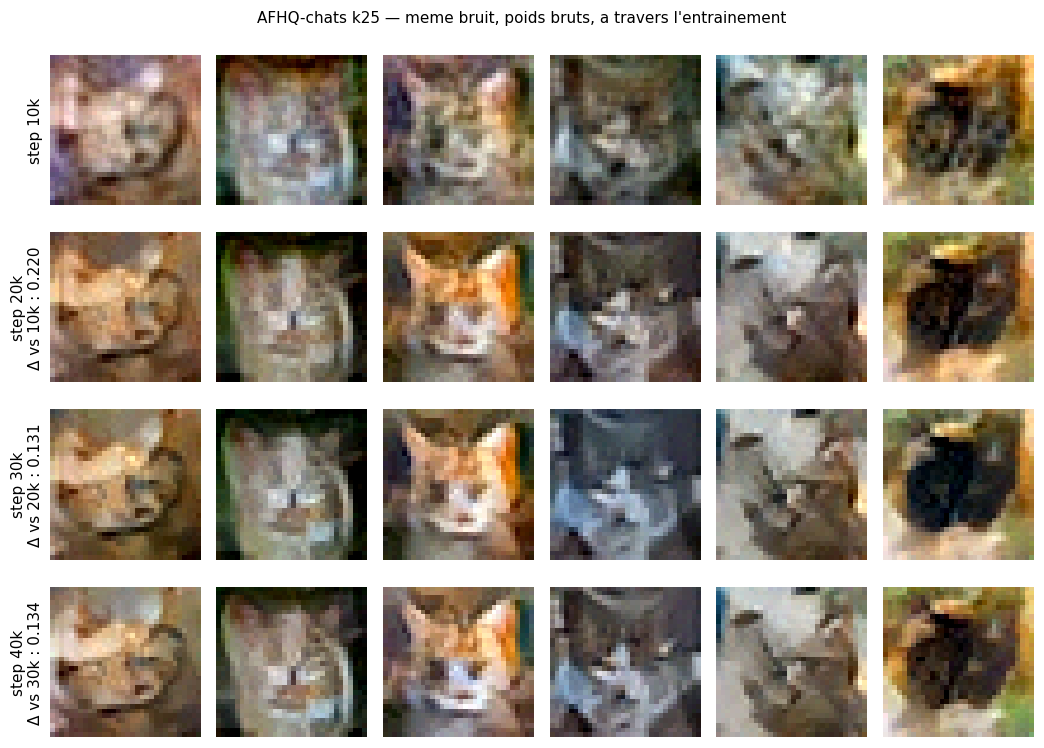

Write the Python code that produced this figure.
# -*- coding: utf-8 -*-
"""
progress_afhq_k25.py
Repond a la question "est-ce que ca va converger vers de belles images avec plus
de pas ?" par deux mesures, sur le run AFHQ-chats k25 :

1. PROGRESSION (progress_afhq_k25.png)
   Meme bruit initial echantillonne depuis chaque checkpoint archive
   (10k, 20k, 30k, 40k...), poids BRUTS. Une ligne par checkpoint : on lit
   directement la vitesse a laquelle la qualite bouge encore. Si les lignes
   30k et 40k sont quasi identiques, le budget de steps n'est plus le facteur
   limitant (c'est l'archi), et prolonger ne servira a rien.

   On quantifie ce que l'oeil voit avec la distance L2 moyenne entre lignes
   consecutives (meme bruit -> la difference vient des poids seuls).

2. MEMORISATION (nn_afhq_k25.png)
   Avec 5 653 images d'entrainement, "de belles images" peut vouloir dire
   "des copies du train". Pour chaque echantillon du dernier checkpoint on
   affiche le plus proche voisin L2 dans le train, avec la distance. Une
   distance NN qui s'effondre = memorisation, pas generalisation
   (cf. serie ELS / Kamb).

Usage
-----
    CUDA_VISIBLE_DEVICES=0 python progress_afhq_k25.py
    CUDA_VISIBLE_DEVICES=0 python progress_afhq_k25.py --n 8 --steps 200

Duree : ~40 s par checkpoint (n=6, 100 steps Euler) sur un 2080 Ti partage.
"""

import argparse
import glob
import os
import re

import torch
import matplotlib
matplotlib.use("Agg")
import matplotlib.pyplot as plt

from compute_fid_cifar10 import CHANNELS, IMG_SIZE
from sample_checkpoint import resolve_checkpoint, generate_from_weights, _to_img

RUN_DIR = "results_afhq32/ConvScCP_UNN_rgb_k25_K10_ic256_L1_LFO"
TRAIN_CACHE = "./data/afhq_cat32_train.pt"


def find_checkpoints(run_dir):
    """Checkpoints archives tries par step, + latest.pt s'il est plus avance."""
    ckpts = []
    for path in glob.glob(os.path.join(run_dir, "ckpt_step_*.pt")):
        m = re.search(r"ckpt_step_(\d+)\.pt$", path)
        if m:
            ckpts.append((int(m.group(1)), path))
    ckpts.sort()

    latest = os.path.join(run_dir, "latest.pt")
    if os.path.exists(latest):
        # latest.pt bouge pendant l'entrainement : on ne l'ajoute que s'il est
        # STRICTEMENT plus avance que la derniere archive, sinon c'est un doublon.
        step = torch.load(latest, map_location="cpu", weights_only=False).get("step", -1)
        if not ckpts or step > ckpts[-1][0]:
            ckpts.append((step, latest))
    return ckpts


@torch.no_grad()
def nearest_neighbours(samples, train, device, chunk=512, skip_idx=None):
    """Pour chaque echantillon, (indice, distance L2) du plus proche voisin du train.

    Distances en pixels [-1,1], moyennees par pixel (RMSE) pour etre lisibles
    independamment de la resolution.

    skip_idx : indices train a masquer, un par echantillon. Indispensable quand
    les sondes SONT des images du train (baseline) : sinon chacune se retrouve
    elle-meme a distance 0 et la baseline ne veut rien dire.
    """
    s = samples.to(device).flatten(1)
    best_d = torch.full((len(s),), float("inf"), device=device)
    best_i = torch.zeros(len(s), dtype=torch.long, device=device)
    d = s.shape[1]
    for start in range(0, len(train), chunk):
        block = train[start:start + chunk].to(device).flatten(1)
        dist = torch.cdist(s, block) / (d ** 0.5)          # RMSE par pixel
        if skip_idx is not None:
            local = skip_idx.to(device) - start
            hit = (local >= 0) & (local < block.shape[0])
            if hit.any():
                dist[hit.nonzero(as_tuple=True)[0], local[hit]] = float("inf")
        m, idx = dist.min(dim=1)
        upd = m < best_d
        best_d[upd] = m[upd]
        best_i[upd] = idx[upd] + start
    return best_i.cpu(), best_d.cpu()


def main():
    p = argparse.ArgumentParser(description="Progression + memorisation du run AFHQ k25.")
    p.add_argument("--run-dir", type=str, default=RUN_DIR)
    p.add_argument("--n", type=int, default=6, help="Images par checkpoint.")
    p.add_argument("--steps", type=int, default=100, help="Steps Euler.")
    p.add_argument("--seed", type=int, default=0)
    p.add_argument("--device", type=str, default="cuda:0")
    p.add_argument("--out-progress", type=str, default="progress_afhq_k25.png")
    p.add_argument("--out-nn", type=str, default="nn_afhq_k25.png")
    args = p.parse_args()

    device = torch.device(args.device)
    ckpts = find_checkpoints(args.run_dir)
    if not ckpts:
        raise FileNotFoundError(f"aucun checkpoint dans {args.run_dir}")
    print(f"{len(ckpts)} checkpoints : {[s for s, _ in ckpts]}", flush=True)

    # meme bruit initial partout -> toute difference vient des poids
    g = torch.Generator(device="cpu").manual_seed(args.seed)
    x0 = torch.randn(args.n, CHANNELS, IMG_SIZE, IMG_SIZE, generator=g).to(device)

    rows, model = [], None
    for step, path in ckpts:
        ckpt = torch.load(path, map_location="cpu", weights_only=False)
        if model is None:
            model, is_unet, name, keys = resolve_checkpoint(ckpt, device)
            print(f"{name} | {sum(q.numel() for q in model.parameters())/1e6:.2f}M params",
                  flush=True)
        print(f"  step {step:,} ...", flush=True)
        imgs, _ = generate_from_weights(ckpt, "raw", model, is_unet, keys, x0,
                                        "euler", args.steps, device)
        rows.append((step, imgs.cpu()))
        del ckpt

    # --- figure 1 : progression ---------------------------------------------
    nrow, ncol = len(rows), args.n
    fig, axes = plt.subplots(nrow, ncol, figsize=(1.6 * ncol, 1.75 * nrow), squeeze=False)
    deltas = []
    for r, (step, imgs) in enumerate(rows):
        arr = _to_img(imgs)
        for c in range(ncol):
            axes[r, c].imshow(arr[c])
            axes[r, c].axis("off")
        label = f"step {step//1000}k"
        if r > 0:
            # ecart pixel moyen avec le checkpoint precedent (meme bruit)
            d = (imgs - rows[r - 1][1]).pow(2).mean().sqrt().item()
            deltas.append((rows[r - 1][0], step, d))
            label += f"\nΔ vs {rows[r-1][0]//1000}k : {d:.3f}"
        axes[r, 0].set_ylabel(label)
        axes[r, 0].axis("on")
        axes[r, 0].set_xticks([]); axes[r, 0].set_yticks([])
        for sp in axes[r, 0].spines.values():
            sp.set_visible(False)
    fig.suptitle("AFHQ-chats k25 — meme bruit, poids bruts, a travers l'entrainement",
                 fontsize=10)
    plt.tight_layout()
    plt.savefig(args.out_progress, dpi=110, bbox_inches="tight")
    plt.close(fig)
    print(f"\n  -> {args.out_progress}", flush=True)
    print("\n  ecart RMSE entre checkpoints consecutifs (meme bruit) :", flush=True)
    for a, b, d in deltas:
        print(f"    {a:>6,} -> {b:>6,} : {d:.4f}", flush=True)

    # --- figure 2 : plus proches voisins du train ---------------------------
    if not os.path.exists(TRAIN_CACHE):
        print(f"[!] {TRAIN_CACHE} absent -> check memorisation saute.", flush=True)
        return
    d = torch.load(TRAIN_CACHE)
    train = d["data"].float().div(127.5).sub(1.0)
    last_step, last_imgs = rows[-1]
    idx, dist = nearest_neighbours(last_imgs, train, device)

    # baseline : distance d'une VRAIE image de train a l'image de train la plus
    # proche AUTRE QU'ELLE-MEME (skip_idx) -> l'echelle de ce qu'est une distance
    # "normale" dans ce dataset. Sans ce masque la baseline vaut 0 (auto-match).
    n_base = min(256, len(train))
    pidx = torch.randperm(len(train))[:n_base]
    _, base = nearest_neighbours(train[pidx], train, device, skip_idx=pidx)

    fig, axes = plt.subplots(2, args.n, figsize=(1.7 * args.n, 4.0), squeeze=False)
    gen = _to_img(last_imgs)
    nn = _to_img(train[idx])
    for c in range(args.n):
        axes[0, c].imshow(gen[c])
        axes[1, c].imshow(nn[c])
        for r in (0, 1):
            axes[r, c].set_xticks([]); axes[r, c].set_yticks([])
            for sp in axes[r, c].spines.values():
                sp.set_visible(False)
        axes[1, c].set_xlabel(f"d={dist[c]:.3f}", fontsize=8)
    axes[0, 0].set_ylabel("genere", fontsize=9)
    axes[1, 0].set_ylabel("NN train", fontsize=9)
    fig.suptitle(f"Memorisation — step {last_step:,} | NN genere→train {dist.mean():.3f} "
                 f"vs baseline train→train(self exclu) {base.mean():.3f}  —  0 = copie exacte",
                 fontsize=9)
    plt.tight_layout()
    plt.savefig(args.out_nn, dpi=110, bbox_inches="tight")
    plt.close(fig)
    print(f"  -> {args.out_nn}", flush=True)
    print(f"\n  NN dist genere->train : {dist.mean():.4f} "
          f"(min {dist.min():.4f}) | baseline train->train : {base.mean():.4f}", flush=True)


if __name__ == "__main__":
    main()
